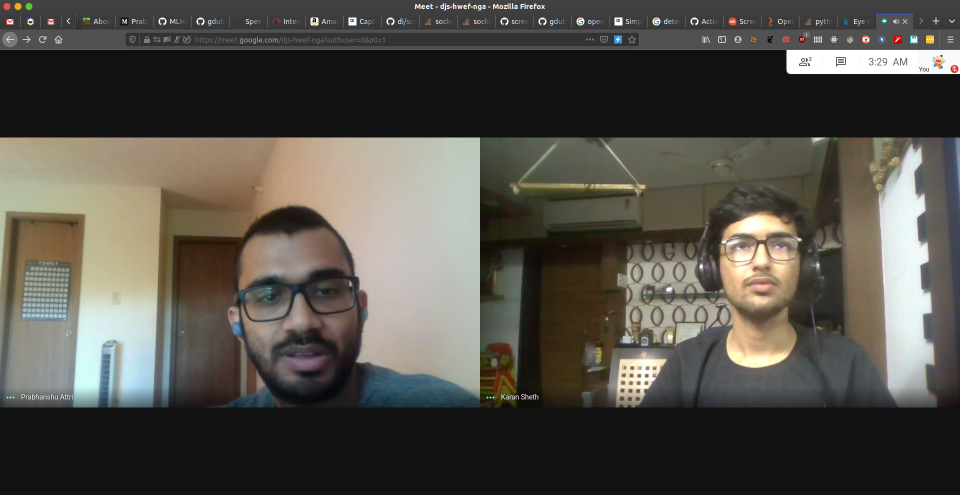
#> input picture experiments/test2.png, 1920 x 989 px (shown at 1/2 size)
$ jupyter execute Seg.ipynb   (shell and % lines are left out)
#> lines starting #> are read from the running program, lines starting #| are printed output that depends on the picture; after the words box and inside, x2 and y2 are one past the last pixel; in counts of white or black regions, pixels touching at a corner belong together; long printed decimals are rounded
## Segregate users

[cell 1]
import cv2
import matplotlib.pyplot as plt
import numpy as np
import sys

[cell 2]
imgname = 'test2.png'

[cell 3]
img = cv2.imread(imgname)
#> img is the input picture: shape (989, 1920, 3); mean B, G, R 72.1, 78.9, 81.8
gray = cv2.cvtColor(img, cv2.COLOR_BGR2GRAY)
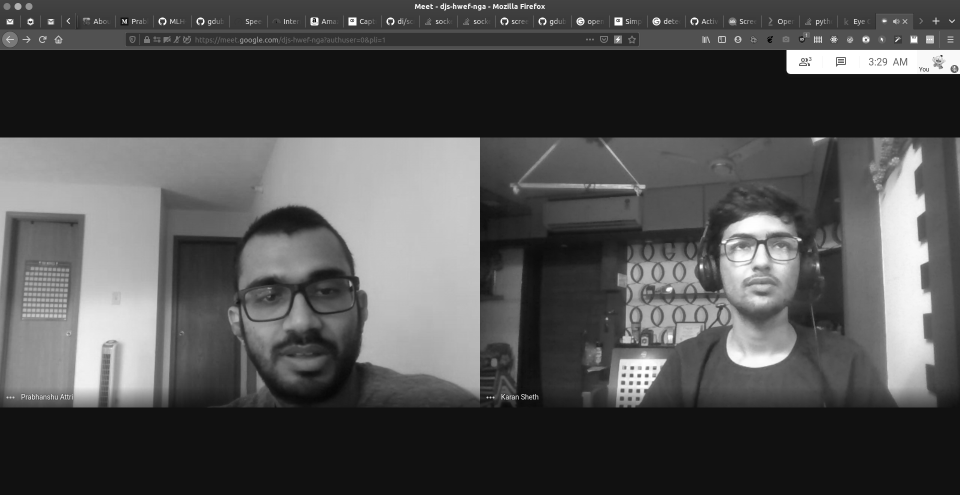
#> gray: shape (989, 1920) (shown at 1/2 size); min 0, max 255, mean 79

[cell 4]
plt.imshow(img)
plt.show()

[cell 5]
plt.imshow(gray,cmap='gray')
plt.show()

[cell 6]
img = cv2.imread(imgname)
gray = cv2.cvtColor(img, cv2.COLOR_BGR2GRAY)
ret,thresh = cv2.threshold(gray,127,255,1)
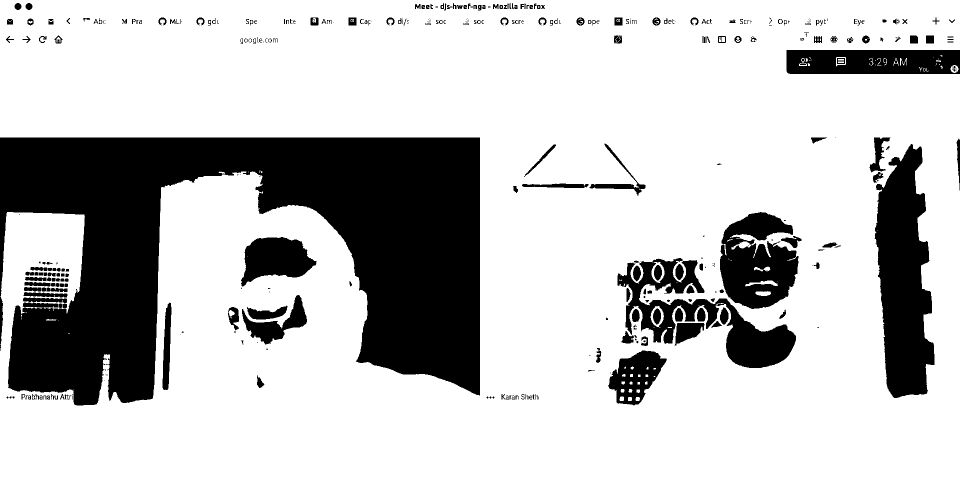
#> thresh: shape (989, 1920) (shown at 1/2 size); 76.6% white; 377 black regions (139 under 20 px)
contours,h = cv2.findContours(thresh,1,2)
#> contours = 630 contours, 321 with area under 20; largest, box (x1, y1, x2, y2) and area: (0, 0, 1920, 989) 1582106, (1748, 287, 1870, 797) 41656, (1234, 515, 1593, 737) 26424, (1439, 423, 1598, 619) 22104, (481, 473, 634, 574) 9721; h = 630 rows, first 6: [1, -1, -1, -1], [2, 0, -1, -1], [3, 1, -1, -1], [4, 2, -1, -1], [5, 3, -1, -1], [6, 4, -1, -1]
for cnt in contours:
    approx = cv2.approxPolyDP(cnt,0.01*cv2.arcLength(cnt,True),True)
    if len(approx)==4:
        print("rect")
        p1 = (cnt[0][0][0],cnt[0][0][1])
        p2 = (cnt[1][0][0],cnt[1][0][1])
        print(p1,p2)
        cv2.rectangle(img,p1,p2,(255,255,0),3)
#> this loop made 630 passes
#> (p1, p2) on passes 64, 82, 83, 89, 99, 185, 194, 198, 203, 224, 239, 241: ((1175, 740), (1176, 739)), ((359, 669), (360, 668)), ((136, 666), (137, 666)), ((1336, 654), (1335, 655)), ((461, 634), (461, 635)), ((1424, 527), (1425, 526)), ((1280, 522), (1281, 521)), ((1457, 517), (1457, 518)), ((1648, 498), (1649, 497)), ((480, 349), (481, 348)), ((1669, 275), (1670, 274)), ((1912, 142), (1913, 141))
#> approx on passes 13, 14, 48, 49, 53, 54: [[1023, 792], [1024, 791], [1025, 792], [1024, 793]], [[1011, 792], [1012, 791], [1013, 792], [1012, 793]], [[213, 772], [214, 771], [215, 772], [214, 773]], [[1275, 764], [1275, 768], [1279, 768], [1279, 764]], [[207, 760], [208, 759], [209, 760], [208, 761]], [[1307, 752], [1308, 753], [1309, 753], [1310, 752]]
#> (printed output is left out)
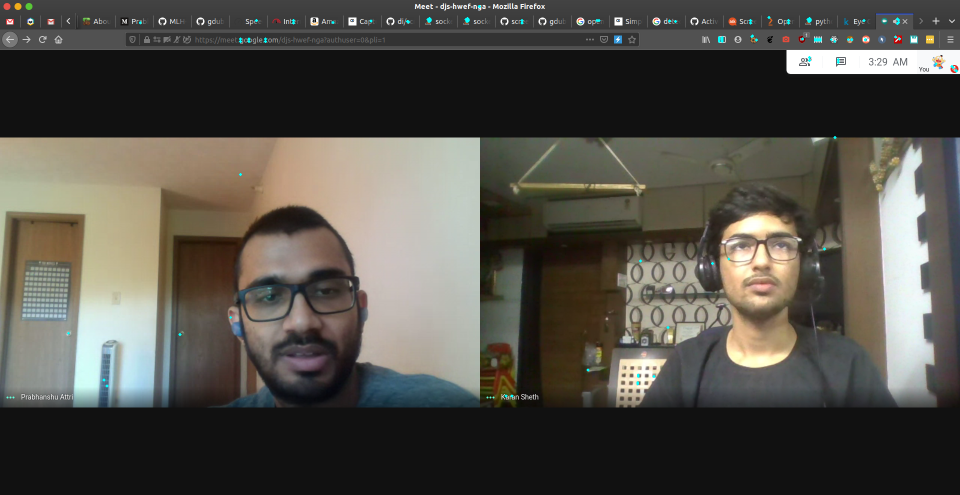
#> img: shape (989, 1920, 3) (shown at 1/2 size); 0.1% of pixels changed, all inside (x1, y1, x2, y2) = (134, 10, 1916, 795)
cv2.rectangle(img,(100,100),(500,600),(255,255,0),4)
#> img: shape (989, 1920, 3); 0.47% of pixels changed, all inside (x1, y1, x2, y2) = (98, 98, 503, 603)

[cell 7]
plt.imshow(img)
plt.show()

[cell 8]
img = cv2.imread("test.png", 0);
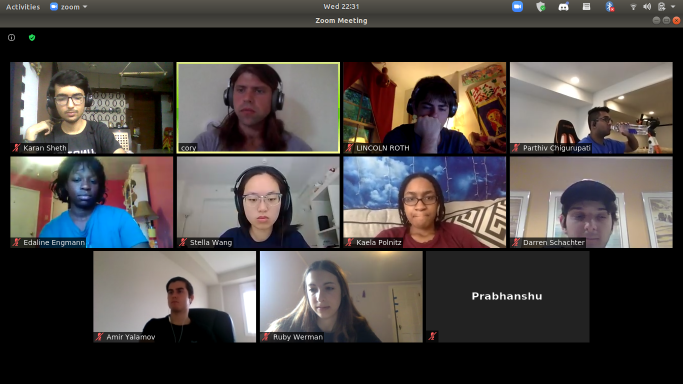
#> input picture experiments/test.png, 1366 x 768 px (shown at 1/2 size)
#> img: shape (768, 1366); min 0, max 255, mean 70.7
h, w = img.shape[:2]
#> h = 768; w = 1366
kernel = np.ones((15,15),np.uint8)

[cell 9]
e = cv2.erode(img,kernel,iterations = 2)
d = cv2.dilate(e,kernel,iterations = 1)
ret, th = cv2.threshold(d, 0, 1, cv2.THRESH_BINARY)
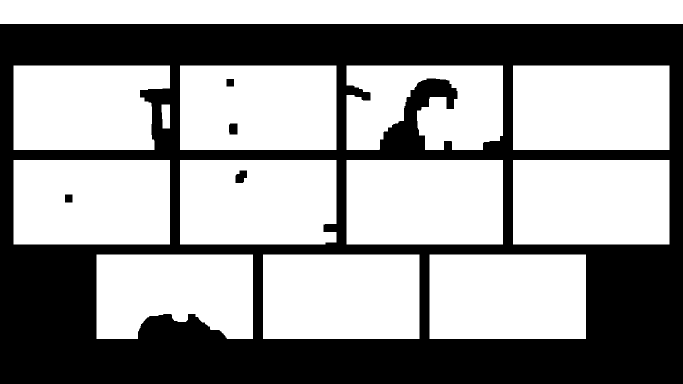
#> th: shape (768, 1366) (shown at 1/2 size); values 0 (black) and 1 (white), 59.5% white; 5 black regions
plt.imshow(th,cmap='gray')
plt.show()

[cell 10]
plt.imshow(th,cmap='gray')
plt.show()

[cell 11]
contours, hierarchy = cv2.findContours(th, cv2.RETR_TREE, cv2.CHAIN_APPROX_SIMPLE)
#> contours = 17 contours; largest, box (x1, y1, x2, y2) and area: (0, 0, 1366, 48) 64155, (859, 509, 1172, 678) 52416, (526, 509, 839, 678) 52416, (1026, 320, 1339, 489) 52416, (693, 320, 1006, 489) 52416

[cell 12]
for cnt in contours:
    approx = cv2.approxPolyDP(cnt,0.01*cv2.arcLength(cnt,True),True)
    if len(approx)==4:
        print("rect")
        p1 = (cnt[0][0][0],cnt[0][0][1])
        p2 = (cnt[2][0][0],cnt[2][0][1])
        print(p1,p2)
        cv2.rectangle(img,p1,p2,(255,255,0),3)
#> this loop made 17 passes
#> (approx, p2) on pass 10: ([[323, 209], [325, 256], [339, 256], [339, 209]], (324, 225))
#> approx on passes 1, 2, 4, 5, 8, 11: [[859, 509], [859, 677], [1171, 677], [1171, 509]], [[526, 509], [526, 677], [838, 677], [838, 509]], [[1026, 320], [1026, 488], [1338, 488], [1338, 320]], [[693, 320], [693, 488], [1005, 488], [1005, 320]], [[27, 320], [27, 488], [339, 488], [339, 320]], [[1026, 131], [1026, 299], [1338, 299], [1338, 131]]
#> (printed output is left out)
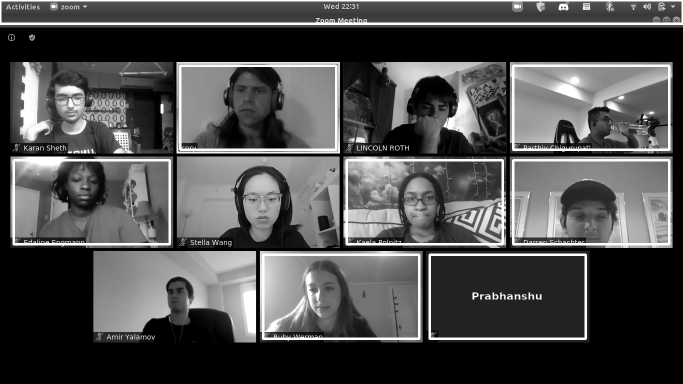
#> img: shape (768, 1366) (shown at 1/2 size); min 0, max 255, mean 77.5

[cell 13]
plt.imshow(img,cmap='gray')
plt.show()

[cell 14]
img = cv2.imread("test.png", 0);

width = 1920
height = int(1920*9/16)
dim = (width, height)
# resize image
img = cv2.resize(img, dim, interpolation = cv2.INTER_AREA)
#> img: shape (1080, 1920)

h, w = img.shape[:2]
#> h = 1080; w = 1920
kernel = np.ones((15,15),np.uint8)
e = cv2.erode(img,kernel,iterations = 1)
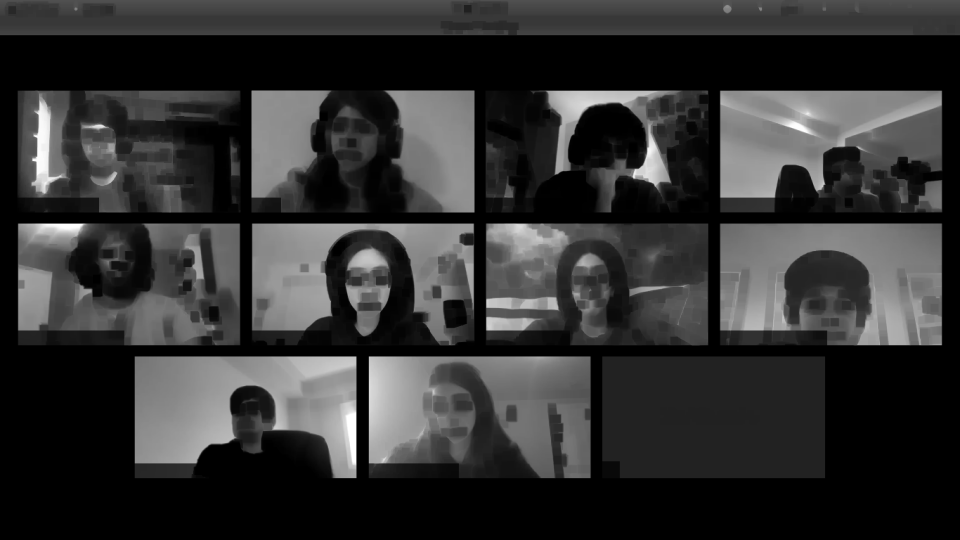
#> e: shape (1080, 1920) (shown at 1/2 size); min 0, max 255, mean 50.5
d = cv2.dilate(e,kernel,iterations = 1)
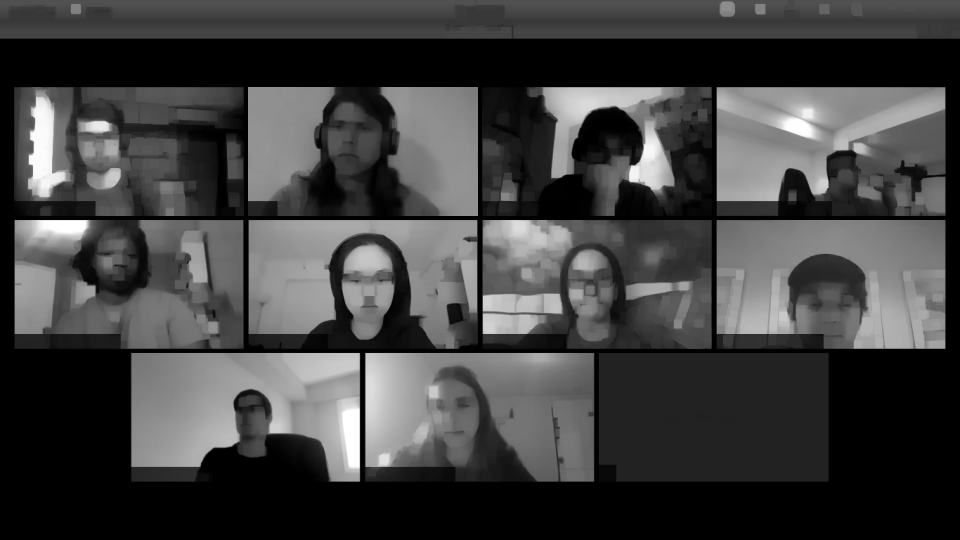
#> d: shape (1080, 1920) (shown at 1/2 size); min 0, max 255, mean 64.8
ret, th = cv2.threshold(d, 0, 1, cv2.THRESH_BINARY)
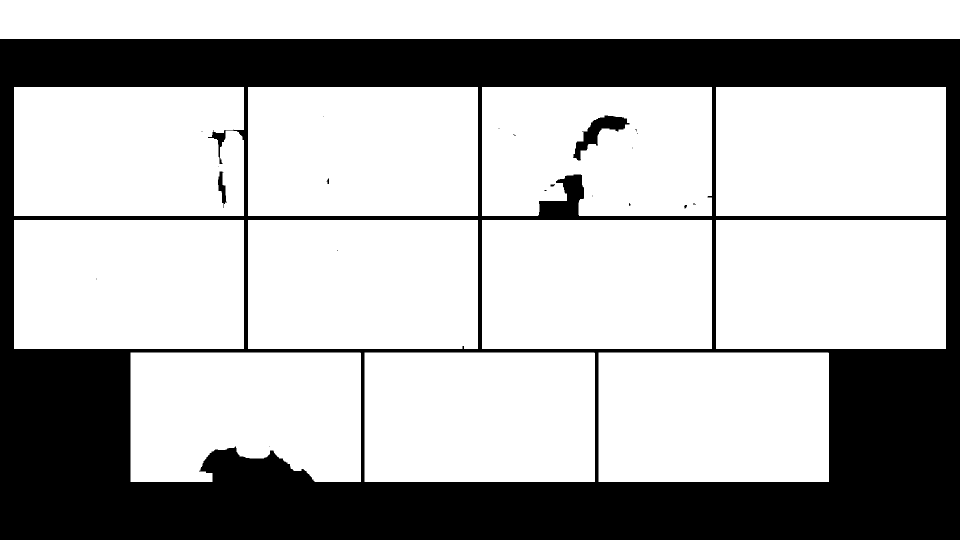
#> th: shape (1080, 1920) (shown at 1/2 size); values 0 (black) and 1 (white), 69.4% white; 21 black regions (15 under 20 px)
plt.imshow(th,cmap='gray')
plt.show()

[cell 15]
contours, hierarchy = cv2.findContours(th, cv2.RETR_TREE, cv2.CHAIN_APPROX_SIMPLE)
#> contours = 33 contours, 16 with area under 20; largest, box (x1, y1, x2, y2) and area: (0, 0, 1920, 78) 147763, (1197, 705, 1658, 964) 118680, (729, 705, 1190, 964) 118680, (1432, 440, 1892, 698) 117963, (964, 440, 1424, 698) 117963
areas = [cv2.contourArea(c) for c in contours]
#> areas = 33 values, max 147763 at index 32, min 2 at index 3, mean 43521.5
filtered_contours = []

for c in contours:
    x, y, w, h = cv2.boundingRect(c)
    if (1.9 > (w/h) > 1.5) and cv2.contourArea(c) > 35000:
        filtered_contours.append(c)
#> this loop made 33 passes
#> (x, y, w, h) on passes 1, 2, 3, 7, 8, 10, 12, 13, 14, 15, 16, 17: (1197, 705, 461, 259), (729, 705, 461, 259), (261, 705, 461, 259), (496, 440, 460, 258), (674, 499, 3, 4), (192, 556, 3, 4), (964, 174, 460, 258), (1367, 409, 8, 9), (1385, 406, 8, 4), (1257, 405, 5, 8), (1183, 390, 3, 4), (1087, 379, 7, 4)
#> (c, x, y, w, h) on passes 4, 5, 6, 9, 11, 20: ([[538, 893], [539, 892], [540, 893], [539, 894]], 538, 892, 3, 3), ([[1432, 440], [1432, 697], [1891, 697], [1891, 440]], 1432, 440, 460, 258), ([[964, 440], [964, 697], [1423, 697], [1423, 440]], 964, 440, 460, 258), ([[28, 440], [28, 697], [487, 697], [487, 440]], 28, 440, 460, 258), ([[1432, 174], [1432, 431], [1891, 431], [1891, 174]], 1432, 174, 460, 258), ([[1030, 271], [1031, 270], [1032, 271], [1031, 272]], 1030, 270, 3, 3)
#> after the loop, filtered_contours = 11 contours; largest, box (x1, y1, x2, y2) and area: (1197, 705, 1658, 964) 118680, (729, 705, 1190, 964) 118680, (1432, 440, 1892, 698) 117963, (964, 440, 1424, 698) 117963, (28, 440, 488, 698) 117963

areas = [cv2.contourArea(c) for c in filtered_contours]
#> areas = [118679.5, 118679.5, 108570.5, 117963, 117963, 117940, 117963, 117963, 113504.5, 117963, 117031.5]
print(sorted(areas))
#| [108570.5, 113504.5, 117031.5, 117940.0, 117963.0, 117963.0, 117963.0, 117963.0, 117963.0, 118679.5, 118679.5]
avg_area = sum(areas) / len(areas)
#> avg_area = 116747.3
rng = 20000
print(avg_area, len(areas))
#| 116747.318 11

[cell 16]
for c in filtered_contours:
    if avg_area - rng < cv2.contourArea(c) < avg_area + rng:
        x, y, w, h = cv2.boundingRect(c)
        cv2.rectangle(img,(x,y),(x+w,y+h),(255,255,255),3)
#> this loop made 11 passes
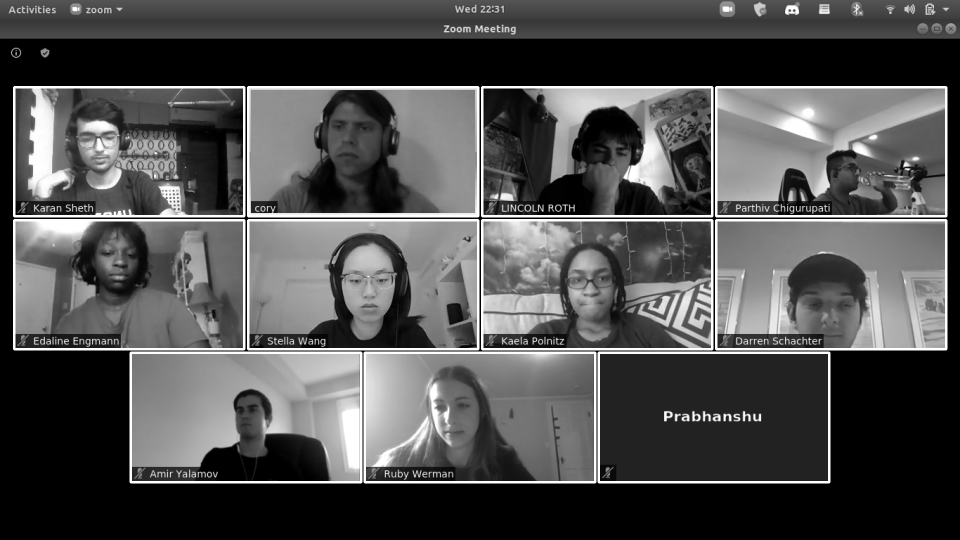
#> img: shape (1080, 1920) (shown at 1/2 size); min 0, max 255, mean 78.8
